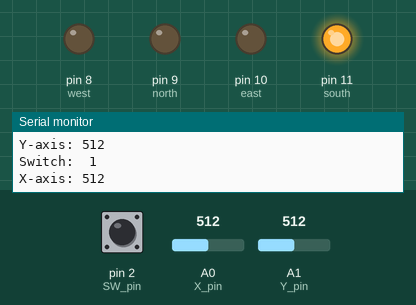
Simulated run of this sketch. Board: Arduino Uno, built with avr-gcc and run on an emulated ATmega328P. Parts: output pins drawn as LEDs (lit = HIGH), the last lines printed to the serial monitor. Inputs (shaded band) come from the test bench; at power-on: A0 (X_pin) = 512, A1 (Y_pin) = 512, pin 2 (SW_pin) HIGH.

Above: at 1.2 s.
1.3 s: A0 (X_pin) set to 406
2.8 s: A0 (X_pin) set to 387
At 3.4 s:
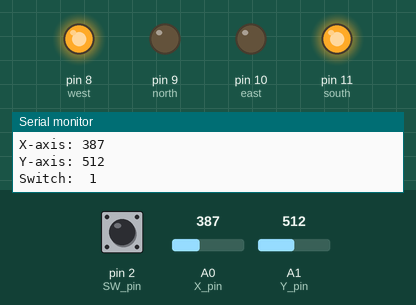
4.3 s: A1 (Y_pin) set to 0
At 5.5 s:
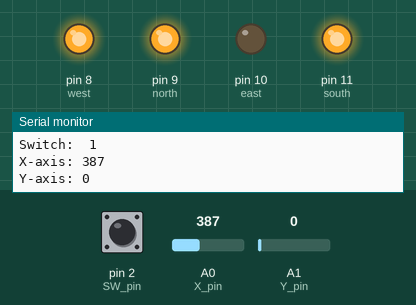
5.8 s: A0 (X_pin) set to 592
7.3 s: A0 (X_pin) set to 614
At 7.9 s:
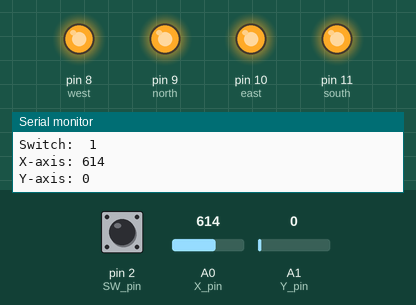
Timing chart, 0 to 9.8 s (numbered marks = the images above; inputs shaded):
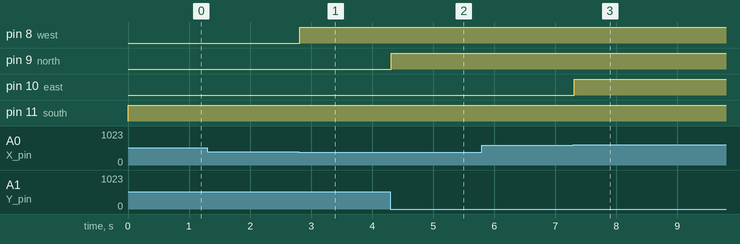

Measured:
- the behaviour switches between 400 and 399 on A0 (X_pin) (found by bisection; images 0 and 1)
- the behaviour switches between 600 and 601 on A0 (X_pin) (found by bisection; images 2 and 3)
- after the input at 2.8 s, pin 8 (west): LOW → HIGH at once
- after the input at 4.3 s, pin 9 (north): LOW → HIGH at once
- after the input at 7.3 s, pin 10 (east): LOW → HIGH at once

The sketch:

joystick.ino
```cpp
const int SW_pin = 2; // digital pin connected to switch output
const int X_pin = A0; // analog pin connected to X output
const int Y_pin = A1; // analog pin connected to Y output

int west = 8;
int north = 9;
int east = 10;
int south = 11;

void setup() {
  pinMode(SW_pin, INPUT);
  digitalWrite(SW_pin, HIGH);
  Serial.begin(9600);

  pinMode(west,OUTPUT);
  digitalWrite(west,LOW);

  pinMode(east,OUTPUT);
  digitalWrite(east,LOW);

  pinMode(north,OUTPUT);
  digitalWrite(north,LOW);

  pinMode(south,OUTPUT);
  digitalWrite(south,LOW);
}

void loop() {
  Serial.print("Switch:  ");
  Serial.print(digitalRead(SW_pin));
  Serial.print("\n");
  Serial.print("X-axis: ");
  Serial.print(analogRead(X_pin));
  Serial.print("\n");
  Serial.print("Y-axis: ");
  Serial.println(analogRead(Y_pin));
  Serial.print("\n\n");

  if (analogRead(X_pin)>600){
    digitalWrite(east,HIGH);
    }
   if (analogRead(X_pin)==517){
    digitalWrite(east,LOW);
    digitalWrite(west,LOW);
    }
  if (analogRead(Y_pin) == 509){
    digitalWrite(south,LOW);
    digitalWrite(north,LOW);
    }
  if(analogRead(X_pin)<400){
    digitalWrite(west,HIGH);
    }
   if(analogRead(Y_pin)>509){
    digitalWrite(south,HIGH);
    }
    if(analogRead(Y_pin)<509){
    digitalWrite(north,HIGH);
    }
}
```
